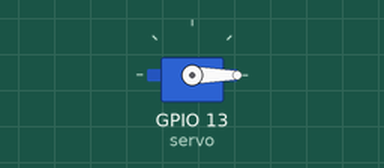
This sketch was run on a simulated ESP32. On the bench: servo. What the sketch prints to the serial monitor is not drawn.

Above: at 0.05 s.
At 3.5 s:
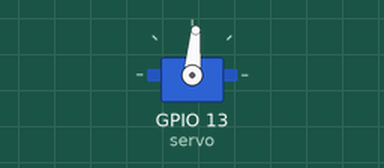
At 7.0 s:
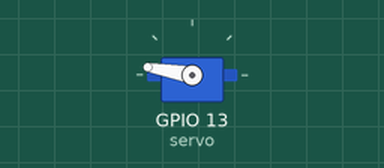
At 14.0 s:
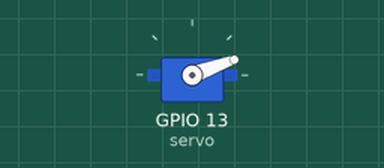
Timing chart, 0 to 19.2 s (numbered marks = the images above):
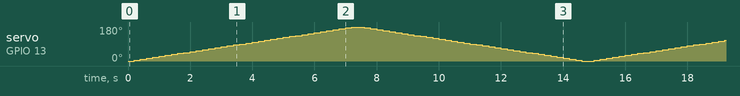

The sketch:

Screen_test.ino
```cpp
#include <ESP32Servo.h>

Servo servo;

void setup() {
  Serial.begin(115200);

  // On ESP32, the servo library needs a PWM channel allocation
  servo.attach(13);  // GPIO 13 connected to servo signal
  Serial.println("ESP32 + MG995 Servo Test Start");
}

void loop() {
  // Sweep from 0 to 180 degrees
  for (int pos = 0; pos <= 180; pos += 5) {
    servo.write(pos);
    delay(200);
  }

  // Sweep back
  for (int pos = 180; pos >= 0; pos -= 5) {
    servo.write(pos);
    delay(200);
  }
}
```
